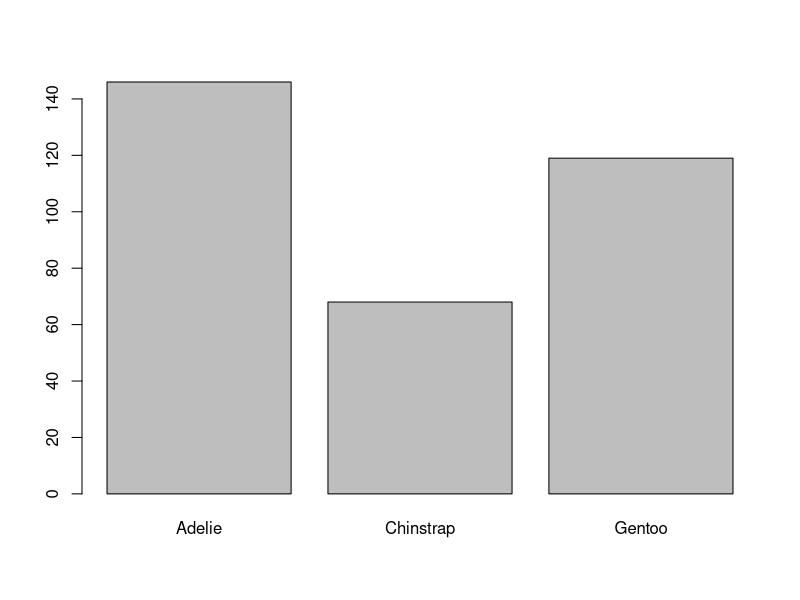
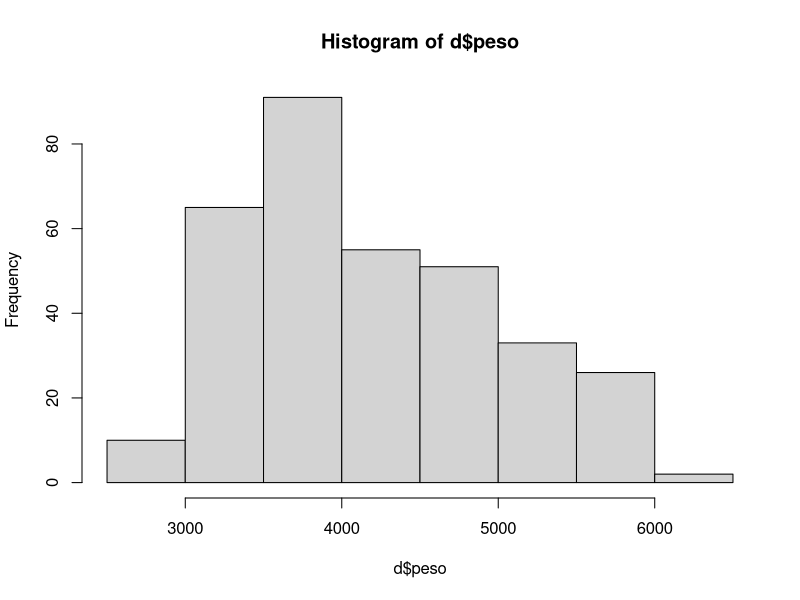
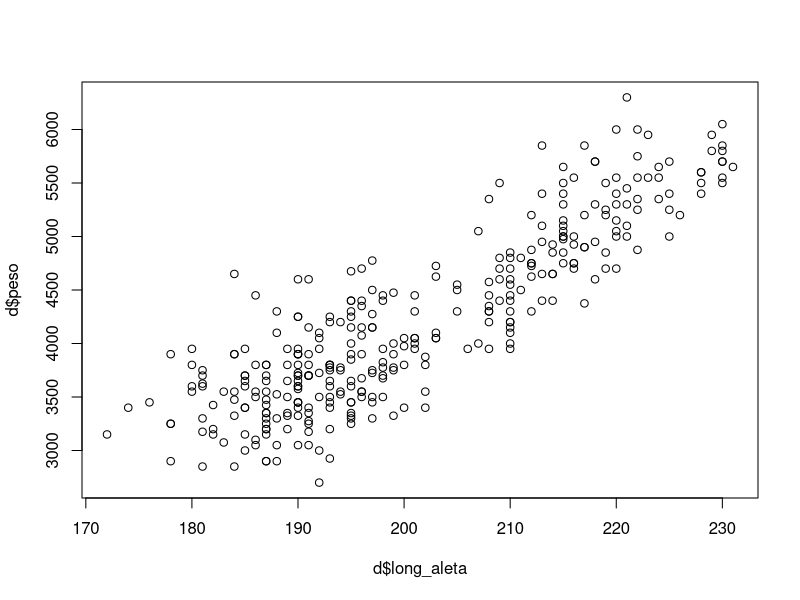

Here is the R script that generated these plots, in order:
## ---- chunk 1
# se leen los datos
d = read.csv("datos/pinguinos.csv", sep = ";")
# se muestra la estructura de la variable d: tipo de dato, tamaño, contenido,...
str(d)
## ---- chunk 2
# se define como factor y lo se guarda en genero1
d$genero1 = factor(d$genero)
head(d)
## ---- chunk 3
d$especie = factor(d$especie)
d$isla = factor(d$isla)
## ---- chunk 4
(t = table(d$especie))
## ---- chunk 5
barplot(t)
## ---- chunk 6
prop.table(t)
## ---- chunk 7
(t1 = table(d$especie, d$isla))
## ---- chunk 8
# minimo
min(d$peso)
# maximo
max(d$peso)
# media
mean(d$peso)
# mediana
median(d$peso)
# desviacion típica
sd(d$peso)
## ---- chunk 9
hist(d$peso)
## ---- chunk 10
plot(d$long_aleta, d$peso)
## ---- chunk 11
# covarianza
cov(d$long_aleta, d$peso)
# coef. correlación
cor(d$long_aleta, d$peso)
